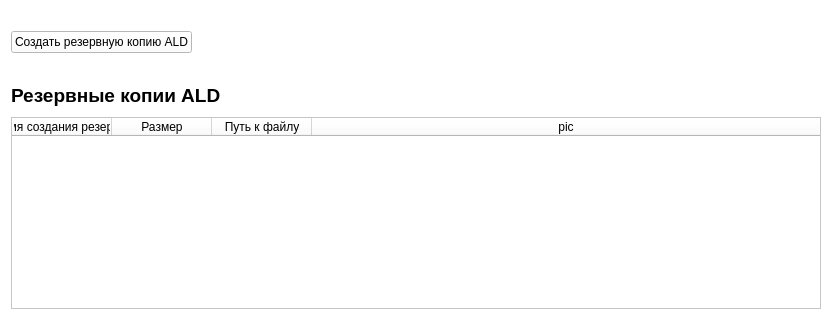
      <widget class="QWidget" name="Backup_ALD">
       <property name="styleSheet">
        <string notr="true">background-color: rgb(255, 255, 255);</string>
       </property>
       <attribute name="title">
        <string>Резервное копирование ALD</string>
       </attribute>
       <layout class="QGridLayout" name="gridLayout_9">
        <item row="0" column="0">
         <layout class="QHBoxLayout" name="horizontalLayout_19">
          <property name="topMargin">
           <number>20</number>
          </property>
          <property name="bottomMargin">
           <number>20</number>
          </property>
          <item>
           <widget class="QPushButton" name="pb_CreateBackupALD">
            <property name="maximumSize">
             <size>
              <width>211</width>
              <height>16777215</height>
             </size>
            </property>
            <property name="text">
             <string>Создать резервную копию ALD</string>
            </property>
           </widget>
          </item>
          <item>
           <spacer name="horizontalSpacer_15">
            <property name="orientation">
             <enum>Qt::Horizontal</enum>
            </property>
            <property name="sizeHint" stdset="0">
             <size>
              <width>40</width>
              <height>20</height>
             </size>
            </property>
           </spacer>
          </item>
         </layout>
        </item>
        <item row="1" column="0">
         <layout class="QHBoxLayout" name="horizontalLayout_20">
          <item>
           <widget class="QLabel" name="lb_BackupALD">
            <property name="minimumSize">
             <size>
              <width>0</width>
              <height>32</height>
             </size>
            </property>
            <property name="font">
             <font>
              <family>Arimo</family>
              <pointsize>14</pointsize>
              <weight>75</weight>
              <bold>true</bold>
             </font>
            </property>
            <property name="text">
             <string>Резервные копии ALD</string>
            </property>
           </widget>
          </item>
          <item>
           <spacer name="horizontalSpacer_16">
            <property name="orientation">
             <enum>Qt::Horizontal</enum>
            </property>
            <property name="sizeType">
             <enum>QSizePolicy::Expanding</enum>
            </property>
            <property name="sizeHint" stdset="0">
             <size>
              <width>600</width>
              <height>20</height>
             </size>
            </property>
           </spacer>
          </item>
         </layout>
        </item>
        <item row="2" column="0">
         <widget class="QTableWidget" name="tableWidget_6">
          <property name="font">
           <font>
            <pointsize>9</pointsize>
           </font>
          </property>
          <property name="editTriggers">
           <set>QAbstractItemView::NoEditTriggers</set>
          </property>
          <attribute name="horizontalHeaderDefaultSectionSize">
           <number>100</number>
          </attribute>
          <attribute name="horizontalHeaderStretchLastSection">
           <bool>true</bool>
          </attribute>
          <attribute name="verticalHeaderCascadingSectionResizes">
           <bool>false</bool>
          </attribute>
          <attribute name="verticalHeaderShowSortIndicator" stdset="0">
           <bool>false</bool>
          </attribute>
          <attribute name="verticalHeaderStretchLastSection">
           <bool>false</bool>
          </attribute>
          <column>
           <property name="text">
            <string>Дата и время создания резервной копии</string>
           </property>
          </column>
          <column>
           <property name="text">
            <string>Размер</string>
           </property>
          </column>
          <column>
           <property name="text">
            <string>Путь к файлу</string>
           </property>
          </column>
          <column>
           <property name="text">
            <string>pic</string>
           </property>
          </column>
         </widget>
        </item>
       </layout>
      </widget>
